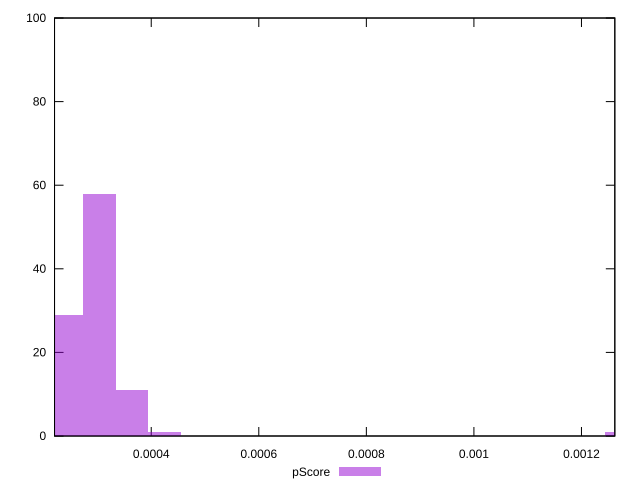

gnuplot code for this plot:
reset

$pScore <<EOF
0.0012737773091181215 1
0.00024262424935583268 29
0.00030328031169479086 58
0.000363936374033749 11
0.0004245924363727072 1
EOF

set key outside below
set boxwidth 0.00006065606233895817
set xrange [0.00022018954617120112:0.0012620236220579617]
set yrange [0:100]
set trange [0:100]
set style fill transparent solid 0.5 noborder
set terminal svg size 640, 490 enhanced background rgb 'white'
set output "report_00023_2021-02-20T12:14:57.249Z/largest-contentful-paint/samples/pages+cached/pScore/histogram.svg"

plot $pScore title "pScore" with boxes

reset
